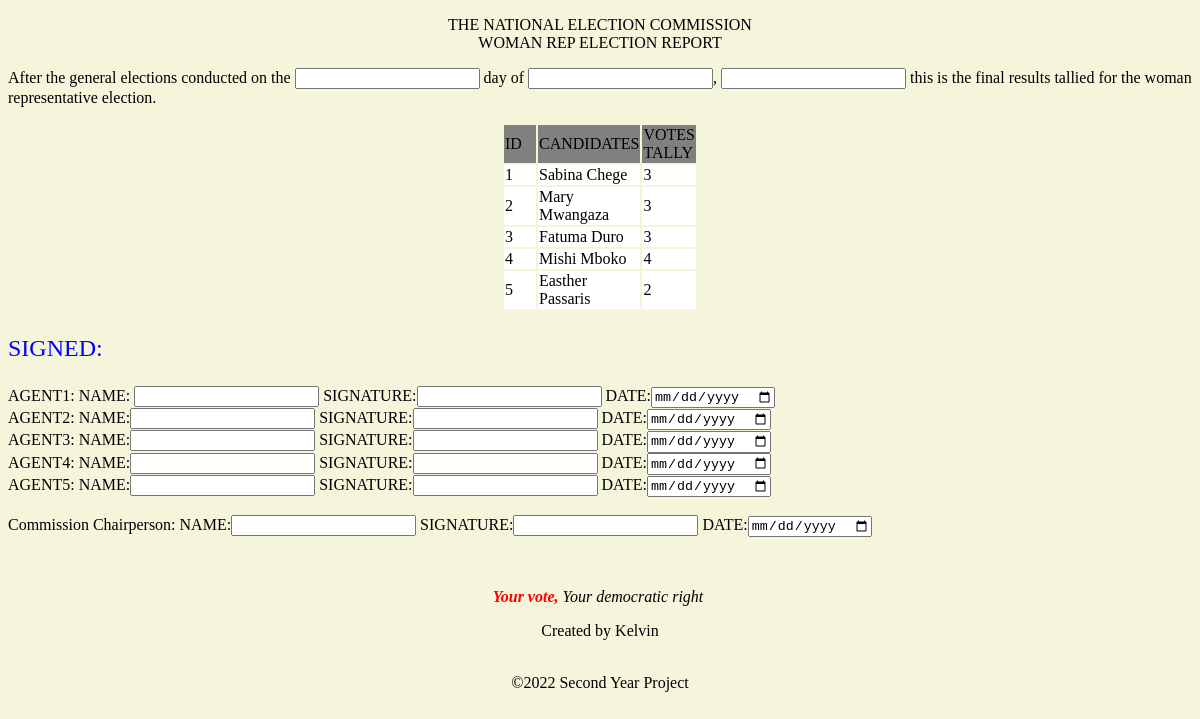
The app's page /reports/woman.php with its own data.
### tables this page shows
CREATE TABLE `woman` (
  `candidate_id` int(100) NOT NULL,
  `firstname` varchar(100) NOT NULL,
  `votecount` int(100) NOT NULL
);

### reports/woman.php (the view, shortened to what this page needs)
<!DOCTYPE html>
<html lang="en">
<head>
    <link rel="stylesheet" href="../admin/style.css">
</head>
<body class="profile">
     <center><p>THE NATIONAL ELECTION COMMISSION <br>WOMAN REP ELECTION REPORT</p></center>
     <div>
     <p>After the general elections conducted on the <input type="text"> day of <input type="text">, <input type="text"> this is the final results tallied for the woman representative election.</p>
     <?php
			include "../voter/database.php";
			$member = mysqli_query($con, 'SELECT * FROM woman WHERE candidate_id NOT IN (6)' );
			if (mysqli_num_rows($member)== 0 ) {
				echo '<font color="red">No results found</font>';
			}
			else {
				echo '<center><table><tr bgcolor="grey">
			<td width="30px">ID</td>
			<td width="100px">CANDIDATES</td>
			<td width="30px">VOTES TALLY</td>
			</tr>';
			while($mb=mysqli_fetch_object($member))
					{
						$id=$mb->candidate_id;
						$name=$mb->firstname;
						$vote=$mb->votecount;
						echo '<tr bgcolor="white">';
				echo '<td>'.$id.'</td>';
				echo '<td>'.$name.'</td>';
				echo '<td>'.$vote.'</td>';
				echo "</tr>";
					}
					echo'</table></center>';
				}
			?>
	</div>
<div><p style="color: blue; font-size:x-large">SIGNED:</p></div>
<div>AGENT1: NAME: <input type="text"> SIGNATURE:<input type="text">  DATE:<input type="date"></div>
<div>AGENT2: NAME:<input type="text">  SIGNATURE:<input type="text">  DATE:<input type="date"></div>
<div>AGENT3: NAME:<input type="text">  SIGNATURE:<input type="text">  DATE:<input type="date"></div>
<div>AGENT4: NAME:<input type="text">  SIGNATURE:<input type="text">  DATE:<input type="date"></div>
<div>AGENT5: NAME:<input type="text">  SIGNATURE:<input type="text">  DATE:<input type="date"></div>
<br>
<div>Commission Chairperson: NAME:<input type="text">  SIGNATURE:<input type="text">  DATE:<input type="date"></div>
<br><br>
<div style="margin-top: 15px;">
<?php include "../voter/footer.php" ?>
</body>
</html>

### admin/style.css (style rules this page uses)
.profile { background-image: url("ack.jpg"); background-color: beige; background-repeat: no-repeat; background-size: cover; }

### records on screen
woman: candidate_id "1", firstname "Sabina Chege", votecount "3"
woman: candidate_id "2", firstname "Mary Mwangaza", votecount "3"
woman: candidate_id "3", firstname "Fatuma Duro", votecount "3"
woman: candidate_id "4", firstname "Mishi Mboko", votecount "4"
woman: candidate_id "5", firstname "Easther Passaris", votecount "2"
